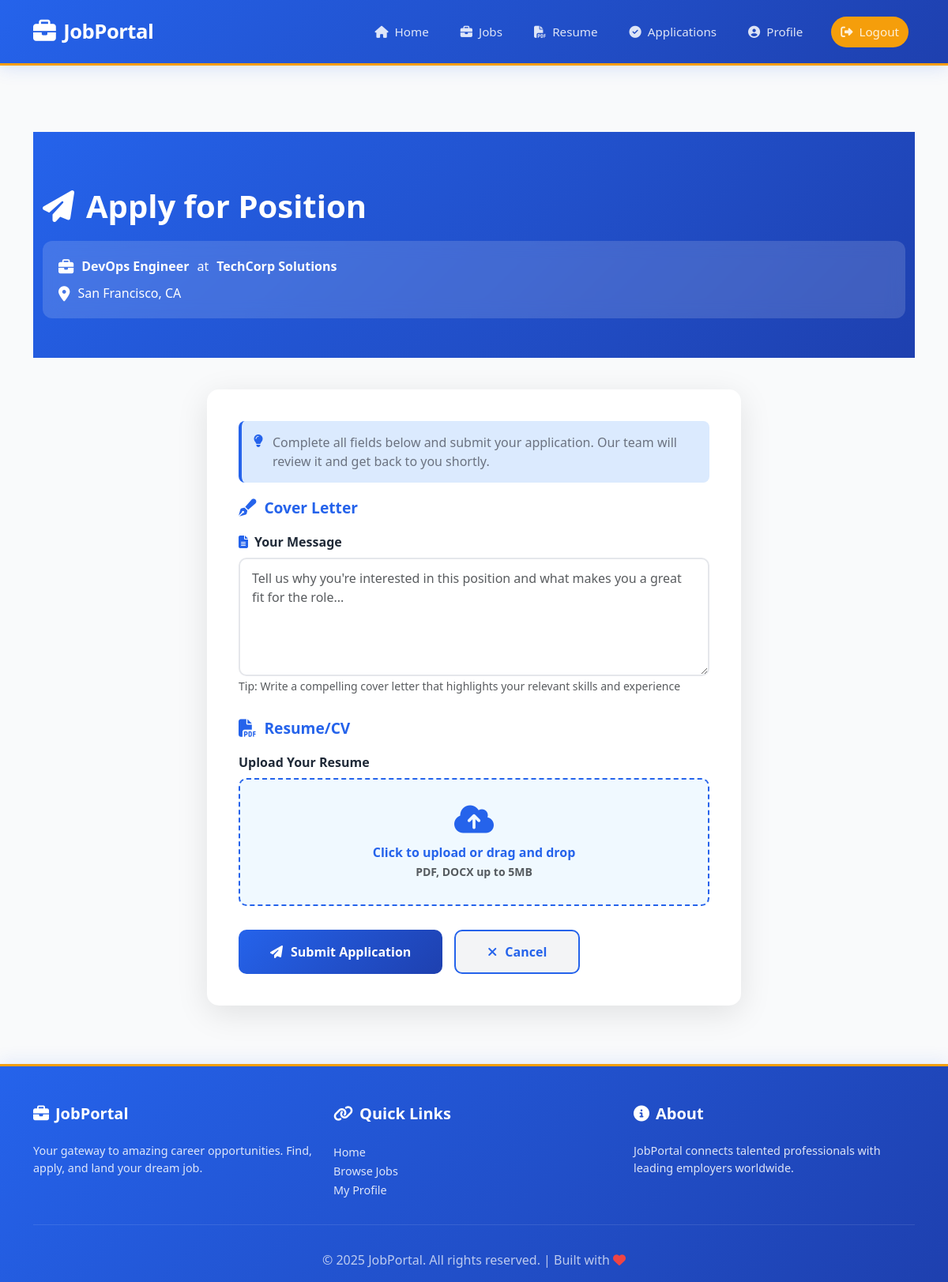
Screenshot of /jobs/2/apply/ (signed in) with the database file from the repository.
### jobs/models.py (models this page shows, shortened)
class Job(models.Model):
    STATUS_CHOICES = (
        ('pending', 'Pending Approval'),
        ('approved', 'Approved'),
        ('rejected', 'Rejected'),
    )
    JOB_TYPE_CHOICES = (
        ('full_time', 'Full Time'),
        ('part_time', 'Part Time'),
        ('contract', 'Contract'),
        ('internship', 'Internship'),
    )
    company = models.ForeignKey(Company, on_delete=models.CASCADE, related_name='jobs')
    title = models.CharField(max_length=200)
    description = models.TextField()
    category = models.CharField(max_length=100)
    location = models.CharField(max_length=200)
    job_type = models.CharField(max_length=20, choices=JOB_TYPE_CHOICES)
    salary_min = models.IntegerField(blank=True, null=True)
    salary_max = models.IntegerField(blank=True, null=True)
    status = models.CharField(max_length=20, choices=STATUS_CHOICES, default='pending')
    created_at = models.DateTimeField(auto_now_add=True)
    updated_at = models.DateTimeField(auto_now=True)
    class Meta:
        db_table = 'jobs_job'
        ordering = ['-created_at']

### companies/models.py (models this page shows, shortened)
class Company(models.Model):
    owner = models.OneToOneField(CustomUser, on_delete=models.CASCADE, related_name='company')
    company_name = models.CharField(max_length=200)
    description = models.TextField()
    location = models.CharField(max_length=200)
    website = models.URLField(blank=True, null=True)
    logo = models.ImageField(upload_to='company_logos/', blank=True, null=True)
    established_year = models.IntegerField(blank=True, null=True)
    created_at = models.DateTimeField(auto_now_add=True)
    updated_at = models.DateTimeField(auto_now=True)
    class Meta:
        db_table = 'companies_company'
        verbose_name_plural = 'Companies'

### jobs/views.py (the view, shortened to what this page needs)
# urls.py: path('<int:pk>/apply/', apply_job_view, name='apply_job'),
@login_required
def apply_job_view(request, pk):
    job = get_object_or_404(Job, pk=pk)
    if request.user.role != 'job_seeker':
        return redirect('home')
    if Applicant.objects.filter(job=job, job_seeker=request.user).exists():
        return redirect('jobs:job_detail', pk=pk)
    return render(request, 'jobs/apply_job.html', {'job': job})

### templates/jobs/apply_job.html (shortened to what this page needs)
{% extends 'base.html' %}
{% load static %}
{% block content %}
<div class="apply-header">
    <div class="container">
        <h1><i class="fas fa-paper-plane"></i> Apply for Position</h1>
        <div class="job-summary">
            <div class="job-summary-item">
                <i class="fas fa-briefcase"></i>
                <strong>{{ job.title }}</strong> at <strong>{{ job.company.company_name }}</strong>
            </div>
            <div class="job-summary-item">
                <i class="fas fa-map-marker-alt"></i>
                {{ job.location }}
            </div>
        </div>
    </div>
</div>
<div class="container apply-container">
    <div class="apply-card">
        <div class="info-box">
            <i class="fas fa-lightbulb"></i>
            <p>Complete all fields below and submit your application. Our team will review it and get back to you shortly.</p>
        </div>
        <form method="POST" enctype="multipart/form-data" novalidate>
            <div class="form-section">
                <h3><i class="fas fa-pen-fancy"></i> Cover Letter</h3>
                <div class="form-group">
                    <label for="cover_letter" class="form-label">
                        <i class="fas fa-file-alt"></i> Your Message
                    </label>
                    <textarea class="form-control" id="cover_letter" name="cover_letter" placeholder="Tell us why you're interested in this position and what makes you a great fit for the role..." required></textarea>
                    <small class="text-muted">Tip: Write a compelling cover letter that highlights your relevant skills and experience</small>
                </div>
            </div>
            <div class="form-section">
                <h3><i class="fas fa-file-pdf"></i> Resume/CV</h3>
                <div class="form-group">
                    <label for="resume" class="form-label">
                        Upload Your Resume
                    </label>
                    <div class="upload-area" onclick="document.getElementById('resume').click();">
                        <i class="fas fa-cloud-upload-alt"></i>
                        <label for="resume">
                            Click to upload or drag and drop
                            <br>
                            <small class="text-muted">PDF, DOCX up to 5MB</small>
                        </label>
                    </div>
                </div>
            </div>
            <div class="action-buttons">
                <button type="submit" class="submit-btn">
                    <i class="fas fa-paper-plane"></i> Submit Application
                </button>
                <a href="{% url 'jobs:job_detail' job.id %}" class="cancel-btn">
                    <i class="fas fa-times"></i> Cancel
                </a>
            </div>
        </form>
    </div>
</div>
{% endblock %}

### job1-1/static/css/style.css (style rules this page uses)
body { font-family: Arial, sans-serif; margin: 0; padding: 0; background-color: #f8f9fa; }
.container { margin-top: 20px; }

### templates/base.html (style rules this page uses)
:root { --primary: #2563eb; --primary-dark: #1e40af; --accent: #f59e0b; --success: #10b981; --danger: #ef4444; --warning: #f59e0b; --info: #06b6d4; --light: #f9fafb; --dark: #1f2937; --muted: #6b7280; --border: #e5e7eb; }
* { margin: 0; padding: 0; box-sizing: border-box; }
html, body { height: 100%; min-height: 100vh; }
body { font-family: 'Segoe UI', -apple-system, BlinkMacSystemFont, 'Helvetica Neue', sans-serif; color: var(--dark); background-color: var(--light); display: flex; flex-direction: column; }

### templates/jobs/apply_job.html (style rules this page uses)
:root { --primary-color: #2563eb; --secondary-color: #1e40af; --accent-color: #f59e0b; --text-dark: #1f2937; --text-light: #6b7280; }
.apply-header { background: linear-gradient(135deg, var(--primary-color) 0%, var(--secondary-color) 100%); color: white; padding: 50px 0; margin-bottom: 40px; margin-top: 60px; }
.apply-header h1 { font-weight: 700; margin-bottom: 10px; display: flex; align-items: center; gap: 15px; }
.job-summary { background: rgba(255,255,255,0.15); backdrop-filter: blur(10px); padding: 20px; border-radius: 12px; margin-top: 20px; }
.job-summary-item { display: flex; align-items: center; gap: 10px; margin-bottom: 10px; }
.job-summary-item:last-child { margin-bottom: 0; }
.job-summary-item i { font-size: 1.2rem; }
.apply-container { max-width: 700px; margin-bottom: 50px; }
.apply-card { background: white; border-radius: 15px; padding: 40px; box-shadow: 0 10px 40px rgba(0,0,0,0.1); }
.form-section { margin-bottom: 30px; }
.form-section h3 { color: var(--primary-color); font-weight: 700; margin-bottom: 20px; display: flex; align-items: center; gap: 10px; font-size: 1.2rem; }
.form-section h3 i { font-size: 1.4rem; }
.form-group { margin-bottom: 25px; }
.form-label { font-weight: 600; color: var(--text-dark); margin-bottom: 8px; display: flex; align-items: center; gap: 8px; }
.form-label i { color: var(--primary-color); }
.form-control { border: 2px solid #e5e7eb !important; border-radius: 10px; padding: 12px 15px; font-size: 1rem; transition: all 0.3s ease; font-family: inherit; width: 100%; }
textarea.form-control { min-height: 150px; resize: vertical; }
.upload-area { border: 2px dashed var(--primary-color); border-radius: 10px; padding: 30px; text-align: center; transition: all 0.3s ease; cursor: pointer; background-color: #f0f9ff; }
.upload-area i { font-size: 2.5rem; color: var(--primary-color); margin-bottom: 10px; display: block; }
.upload-area label { margin: 0; cursor: pointer; font-weight: 600; color: var(--primary-color); }
.info-box { background-color: #dbeafe; border-left: 4px solid var(--primary-color); padding: 15px; border-radius: 8px; margin-bottom: 20px; display: flex; gap: 12px; }
.info-box i { color: var(--primary-color); margin-top: 2px; }
.info-box p { margin: 0; color: var(--text-light); }
.action-buttons { display: flex; gap: 15px; margin-top: 30px; }
.submit-btn { background: linear-gradient(135deg, var(--primary-color) 0%, var(--secondary-color) 100%); color: white; border: none; padding: 14px 40px; border-radius: 10px; font-weight: 600; font-size: 1rem; transition: all 0.3s ease; display: inline-flex; align-items: center; gap: 10px; cursor: pointer; }
.cancel-btn { background-color: #f3f4f6; color: var(--primary-color); border: 2px solid var(--primary-color); padding: 14px 40px; border-radius: 10px; font-weight: 600; font-size: 1rem; transition: all 0.3s ease; text-decoration: none; display: inline-flex; align-items: center; gap: 10px; }
.text-muted { color: var(--text-light); }

### rows the page displays
Job: title "DevOps Engineer", company.company_name "TechCorp Solutions", location "San Francisco, CA"
